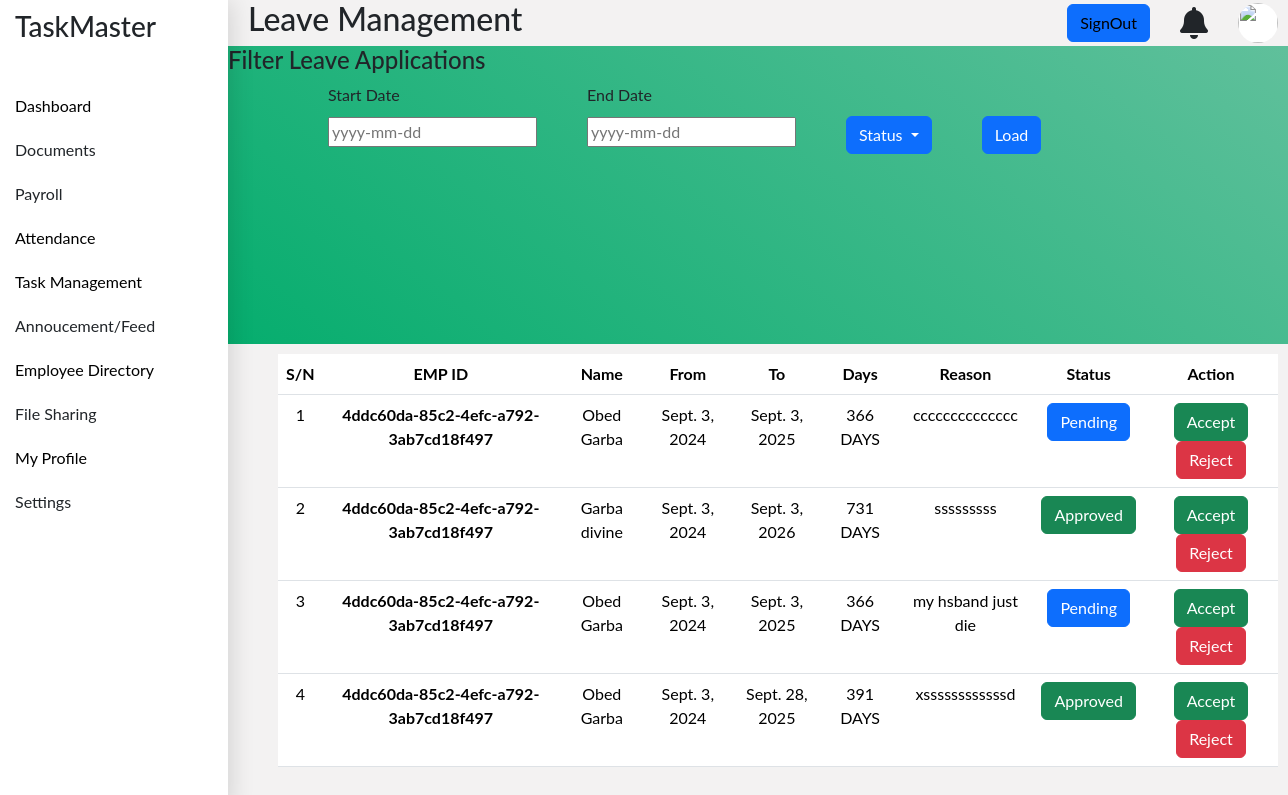
/employees/leave-status/ (signed in), run on the app's committed database.
### employees/models.py (models this page shows, shortened)
class Leave(models.Model):
    PENDING = 'Pending'
    APPROVED = 'Approved'
    REJECTED = 'Rejected'
    LEAVE_STATUS = [
        (PENDING, 'Pending'),
        (APPROVED, 'Approved'),
        (REJECTED, 'Rejected'),
    ]
    employee = models.ForeignKey(Profile, on_delete=models.CASCADE, null=True )
    title = models.CharField(max_length=200, blank=True,null=True)
    reason = models.TextField()
    comment = models.TextField()
    status = models.CharField(max_length=10, choices=LEAVE_STATUS, default=PENDING)
    start_date = models.DateField()
    end_date = models.DateField()
    applied_on = models.DateField(auto_now_add=True)
    def get_days(self):
        return (self.end_date - self.start_date).days + 1

class Profile(models.Model):
    ROLE_CHOICES = (
        ('employee', 'Employee'),
        ('employer', 'Employer'),
    )
    STATUS_CHOICES = (
        ('active', 'Active'),
        ('on_leave', 'On Leave'),
        ('terminated', 'Terminated'),
    )
    GENDER_CHOICES = (
        ('male', 'Male'),
        ('female', 'Female'),
        ('other', 'Other'),
    )
    user = models.OneToOneField(User, on_delete=models.CASCADE, null=True, blank=True)
    fname = models.CharField(max_length=200, blank=True, null=True)
    lname = models.CharField(max_length=200, blank=True, null=True)
    email = models.EmailField(max_length=500, blank=True, null=True, unique=True)
    position=models.CharField(max_length=200, blank=True, null=True)
    account_no = models.CharField(max_length=20, blank=True, null=True)
    account_name = models.CharField(max_length=200, blank=True, null=True)
    address= models.TextField(null=True, blank=True)
    state = models.CharField(max_length=200, blank=True, null=True)
    phone_no = models.CharField(max_length=15, blank=True, null=True)
    date_of_hire = models.DateField(null=True, blank=True)
    gender = models.CharField(max_length=10, choices=GENDER_CHOICES, blank=True, null=True)
    status = models.CharField(max_length=15, choices=STATUS_CHOICES, default='active')
    profile_image = models.ImageField(null=True, blank=True, upload_to='profiles/', default='profiles/user-default.png')
    dob = models.DateField(null=True, blank=True)
    role = models.CharField(max_length=10, choices=ROLE_CHOICES, default='employee')
    created = models.DateTimeField(auto_now_add=True)
    id = models.UUIDField(default=uuid.uuid4, unique=True, primary_key=True, editable=False)
    def __str__(self):
        return str(self.fname +" "+ self.lname)

### employees/views.py (the view, shortened to what this page needs)
# urls.py: path('leave-status/', views.leaveStatus, name='leave-management'),
@user_passes_test(is_employer, login_url='homepage')
@login_required(login_url='login')
def leaveStatus(request):
    navbar_type = "type2"
    pagename = 'Leave Management'
    profile = request.user.profile
    leaves = Leave.objects.order_by('-applied_on')
    context={'leaves': leaves, 'profile':profile, 'navbar_type': navbar_type, 'pagename': pagename }
    return render(request, 'employees/leavemanagement.html', context)

### employees/views.py (called while the page is built)
def is_employer(user):
    return user.profile.role.lower() == 'employer'

### employees/templates/employees/leavemanagement.html (shortened to what this page needs)
{% extends 'main.html' %}
{% block content %}
<div class="greenbg">
    <h4>Filter Leave Applications</h4>
    <div class="filterleave">
        <div class="profileDetails">
            <label for="Fname"> Start Date</label>
            <div class="FinputDiv">
                <input type="text" id="Fname" name="Fname" placeholder="yyyy-mm-dd"  >
            </div>
        </div>
        <div class="profileDetails">
            <label for="Fname"> End Date</label>
            <div class="FinputDiv">
                <input type="text" id="Fname" name="Fname" placeholder="yyyy-mm-dd"  >
            </div>
        </div>
    <div class="btn-group">
        <button type="button" class="btn btn-primary dropdown-toggle" data-toggle="dropdown" aria-haspopup="true" aria-expanded="false">
        Status
        </button>
    </div>
        <button type="button" class="btn btn-primary">Load</button>
    </div>
    </div>
<div class="ppDetailsDiv">
    <div class="employeeDatabase" >
        <table class=" attendanceDetails table table-responsive taskList" >
            <tr>
                <th> S/N</th>
                <th> EMP ID</th>
                <th>Name</th>
                <th>From</th>
                <th>To</th>
                <th>Days</th>
                <th>Reason</th>
                <th>Status</th>
                <th>Action</th>
            </tr>
            {% for leave in leaves %}
                <tr>
                    <td>{{ forloop.counter }}</td>
                    <td> <a href="{% url 'view-leave'  leave.id %}"><b>{{profile.id}}</b></a> </td>
                    <td> <a href="ViewLeaveRequest.html"> {{leave.employee}} </a></td>
                    <td>{{leave.start_date}}</td>
                    <td>{{leave.end_date}}</td>
                    <td>{{leave.get_days}} DAYS</td>
                    <td>{{leave.reason}}</td>
                    <td>  <button type="button"class="btn
                        {% if leave.status == 'Approved' %}btn-success
                        {% elif leave.status == 'Rejected' %}btn-danger
                        {% else %}btn-primary{% endif %}">{{leave.status}}</button>
                    </td>
                    <td>
                        <div class="aAndR">
                            <form method="POST" style="display: inline;">
                                <button type="submit" name="action" value="accept" class="btn btn-success">Accept</button>
                            </form>
                            <form method="POST" style="display: inline;">
                                <button type="submit" name="action" value="reject" class="btn btn-danger">Reject</button>
                            </form>
                        </div>
                     </td>
                </tr>
            {% endfor %}
        </table>
    </div>
</div>
{% endblock %}

### static/styles/mystyles.css (style rules this page uses)
body { background: #F3F2F2; margin: 0px; font-family: 'Lato', sans-serif; }
a { text-decoration: none; color: #000; }
.greenbg { height: 298px; background: var(--Back-ground-gradient, linear-gradient(218deg, #65C19E -5.84%, #00AC6B 106.73%)); position: relative; margin-left: 228px; }
.ppDetailsDiv { display: inline-flex; position: relative; left: 228px; margin-left:40px; gap: 50px; }
.profileDetails { display: flex; flex-direction: column; gap: 10px; margin-bottom: 40px; }
.employeeDatabase { text-align: center; margin: 10px; width: 800px; margin-bottom: 40px; }
table { border-collapse: collapse; }
.filterleave { display: flex; align-items: center; gap: 50px; margin-left: 100px; }
.attendanceDetails { text-align: center; overflow: scroll; background-color: white; width: 1000px; }
.attendanceDetails td { margin-left: 15px; }

### data on the page
Leave: employee "Obed Garba", start_date "Sept. 3, 2024", end_date "Sept. 3, 2025", get_days "366", reason "cccccccccccccc", status "Pending"
Profile: id "4ddc60da-85c2-4efc-a792-3ab7cd18f497"
Leave: employee "Garba divine", start_date "Sept. 3, 2024", end_date "Sept. 3, 2026", get_days "731", reason "sssssssss", status "Approved"
Leave: employee "Obed Garba", start_date "Sept. 3, 2024", end_date "Sept. 3, 2025", get_days "366", reason "my hsband just die", status "Pending"
Leave: employee "Obed Garba", start_date "Sept. 3, 2024", end_date "Sept. 28, 2025", get_days "391", reason "xssssssssssssd", status "Approved"

### other printed values
{{ pagename }} "Leave Management"
